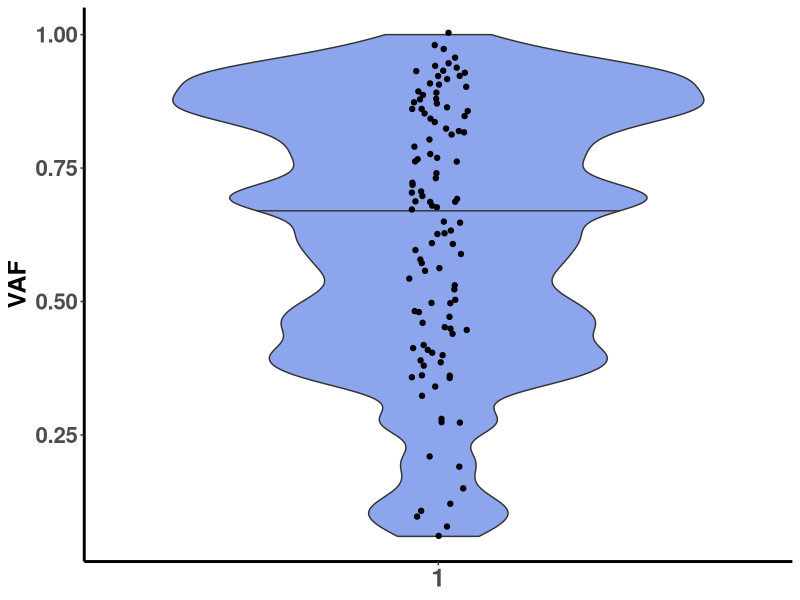

R code for this plot:
#Load required packages
library(readxl)
library(RColorBrewer)
library(tidyverse)

#Set the working directory
setwd("/Users/pettya/Desktop/R Analysis")

##Read in filtered (no Stage IV or chemo) and compiled endometrial TP53 TCGA dataset
endometrial <- read_xlsx("Final TCGA with p53 and RT annotation - R.xlsx", 1)

##Change RT variable and convert to factor
endometrial$Radiation.Therapy <- ifelse(endometrial$Radiation.Therapy == "Yes", "RT", "No RT")
names(endometrial)[23] <- "RT"
endometrial$RT <- factor(endometrial$RT)

##Remove TP53 WT patients and convert Allelic Frequency to numeric
endometrial <- endometrial[which(endometrial$Allele.Freq..T. != "WT"),]
endometrial$Allele.Freq..T. <- as.numeric(endometrial$Allele.Freq..T.)

##Violin plot of VAF vs RT
pVAF <- ggplot(endometrial, aes(x= RT, y= Allele.Freq..T.))
pVAF <- pVAF + geom_violin(aes(fill= RT), draw_quantiles = c(0.5), scale= "count", adjust= 0.3) + theme_classic() + labs(title= NULL, x= NULL, y= "VAF")
pVAF <- pVAF + geom_jitter(width= 0.05)  
pVAF <- pVAF + theme(panel.grid.minor.y = element_blank()) +
  theme(legend.position = "none") + scale_fill_manual(values= alpha(c("royalblue", "firebrick2"), 0.6)) +
  theme(axis.title.y = element_text(size= 18, face= "bold"), axis.line= element_line(size= 1)) + 
  theme(axis.text.x = element_text(size = 18, face= "bold"), axis.text.y = element_text(size = 16, face= "bold")) 

##Save violin plot to jpeg file
jpeg("VAF vs RT violin, TCGA, white background.jpeg", width= 720, height= 720, units= "px", res= 150)
print(pVAF)
dev.off()
